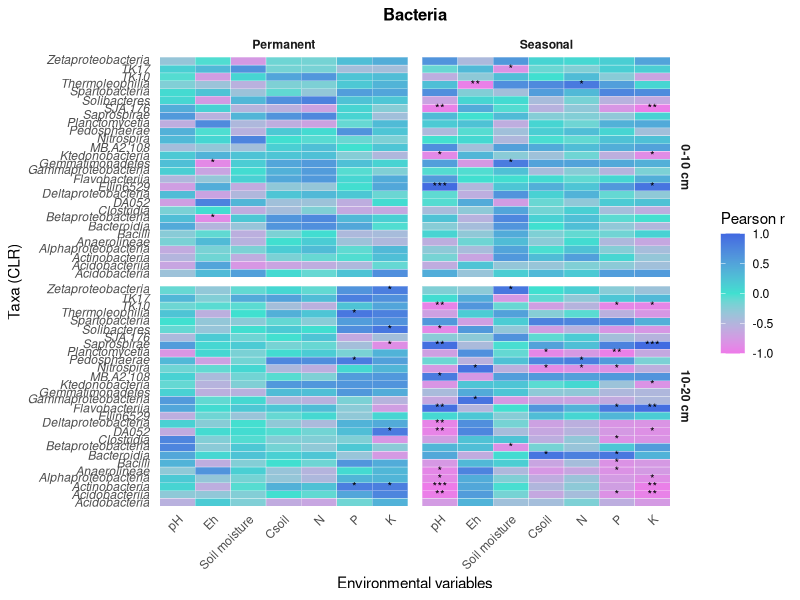
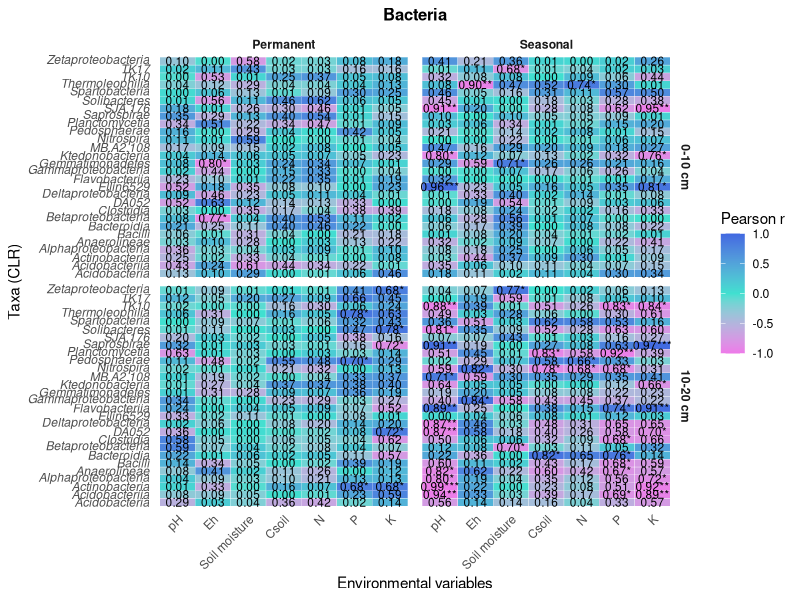
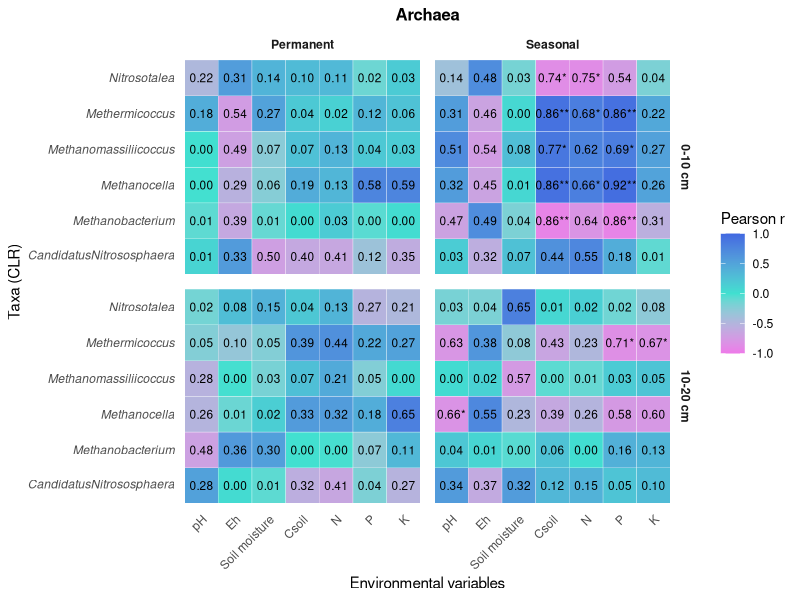
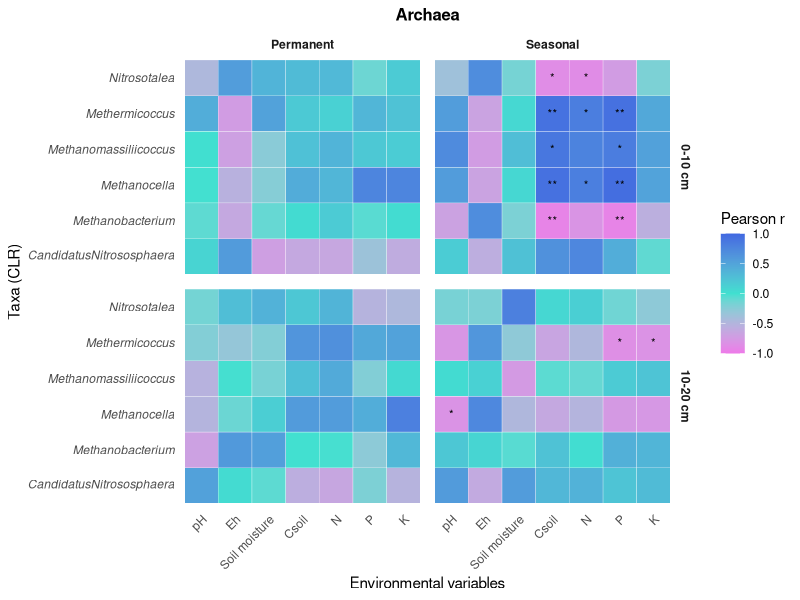

These charts were generated, in order, by the following R code:
setwd("~/Library/Mobile Documents/com~apple~CloudDocs/Pós doc/Areas umidas/Wetland_research_GitHub/scripts_data")
dados.depth <-read.csv2("Dados_16S_depth.csv", stringsAsFactors = T, na.strings = "NA")

library(dplyr)
library(purrr)
library(tidyr)
library(ggplot2)
library(cowplot)

dados.depth <- dados.depth %>%
        rename(`Soil moisture` = Humidity)

vars_env <- c("pH", "Eh", "Soil moisture", "Csoil", "N", "P", "K")
vars_taxa <- c(
        "CandidatusNitrososphaera","Methanobacterium","Methanocella","Methanomassiliicoccus","Methermicoccus","Nitrosotalea",
        "Pedosphaerae","Saprospirae","Spartobacteria","Acidobacteria","Acidobacteriia","Actinobacteria","Alphaproteobacteria",
        "Anaerolineae","Bacilli","Bacteroidia","Betaproteobacteria","Clostridia","DA052","Deltaproteobacteria","Ellin6529",
        "Flavobacteriia","Gammaproteobacteria","Gemmatimonadetes","Ktedonobacteria","MB.A2.108","Nitrospira","Planctomycetia",
        "SJA.176","Solibacteres","Thermoleophilia","TK10","TK17","Zetaproteobacteria"
)

archaea_taxa <- c("CandidatusNitrososphaera","Methanobacterium","Methanocella",
                  "Methanomassiliicoccus","Methermicoccus","Nitrosotalea")
bacteria_taxa <- setdiff(vars_taxa, archaea_taxa)


if (!exists("dados.depth")) stop("Objeto 'dados.depth' não existe. Carrega o CSV primeiro.")
missing_taxa <- setdiff(vars_taxa, colnames(dados.depth))
if (length(missing_taxa) > 0) stop("Faltam colunas de taxa em 'dados.depth': ", paste(missing_taxa, collapse = ", "))
env_cols <- intersect(vars_env, colnames(dados.depth))
if (length(env_cols) == 0) stop("Nenhuma das variáveis ambientais listadas existe em 'dados.depth'.")
meta_cols <- c("Wetland.Type","Season","Depth","Sampling.point") %>% intersect(colnames(dados.depth))

taxa_df <- dados.depth %>% select(all_of(vars_taxa))
taxa_df[is.na(taxa_df)] <- NA

# CLR by group
clr_by_group <- function(df_group, pseudocount = 1e-6) {
        mat <- as.matrix(df_group)
        mat[mat == 0 & !is.na(mat)] <- pseudocount
        clr_mat <- t(apply(mat, 1, function(x) {
                if (all(is.na(x))) return(rep(NA_real_, length(x)))
                lx <- log(x)
                lx - mean(lx, na.rm = TRUE)
        }))
        colnames(clr_mat) <- colnames(mat)
        as.data.frame(clr_mat)
}

taxa_archaea_df <- taxa_df %>% select(all_of(intersect(archaea_taxa, colnames(taxa_df))))
taxa_bacteria_df <- taxa_df %>% select(all_of(intersect(bacteria_taxa, colnames(taxa_df))))

archaea_clr_df <- if (ncol(taxa_archaea_df) > 0) clr_by_group(taxa_archaea_df) else NULL
bacteria_clr_df <- if (ncol(taxa_bacteria_df) > 0) clr_by_group(taxa_bacteria_df) else NULL

n_samples <- nrow(dados.depth)
taxa_clr_df <- as.data.frame(matrix(NA_real_, nrow = n_samples, ncol = length(vars_taxa)))
colnames(taxa_clr_df) <- vars_taxa
rownames(taxa_clr_df) <- rownames(dados.depth)

if (!is.null(archaea_clr_df)) taxa_clr_df[colnames(archaea_clr_df)] <- archaea_clr_df
if (!is.null(bacteria_clr_df)) taxa_clr_df[colnames(bacteria_clr_df)] <- bacteria_clr_df

clr_data <- bind_cols(
        dados.depth %>% select(all_of(meta_cols)),
        dados.depth %>% select(all_of(env_cols)),
        taxa_clr_df
)

clr_data <- clr_data %>%
        mutate(Depth = recode(Depth,
                              "0-10" = "0-10 cm",
                              "10-20" = "10-20 cm"))

#heatmaps
domain_map <- tibble(Taxon = vars_taxa,
                     Domain = ifelse(Taxon %in% archaea_taxa, "Archaea", "Bacteria"))

safe_cor_test <- function(x, y) {
        ok <- complete.cases(x, y)
        x <- x[ok]; y <- y[ok]
        if (length(x) < 3 || var(x, na.rm = TRUE) == 0 || var(y, na.rm = TRUE) == 0) {
                return(list(r = NA_real_, p = NA_real_))
        }
        tt <- cor.test(x, y, method = "pearson")
        list(r = as.numeric(tt$estimate), p = tt$p.value)
}

wetland_types <- unique(clr_data$Wetland.Type)
depth_levels <- unique(clr_data$Depth)

cor_results <- map_dfr(wetland_types, function(w) {
        map_dfr(depth_levels, function(d) {
                df_sub <- clr_data %>% filter(Wetland.Type == w, Depth == d)
                combos <- expand.grid(Taxon = vars_taxa, Variable = env_cols, stringsAsFactors = FALSE) %>%
                        mutate(Wetland.Type = w, Depth = d)
                if (nrow(df_sub) < 3) {
                        combos$R <- NA_real_; combos$P <- NA_real_
                        return(combos %>% select(Wetland.Type, Depth, Taxon, Variable, R, P))
                }
                combos <- combos %>%
                        mutate(
                                R = map2_dbl(Taxon, Variable, ~ safe_cor_test(df_sub[[.x]], df_sub[[.y]])$r),
                                P = map2_dbl(Taxon, Variable, ~ safe_cor_test(df_sub[[.x]], df_sub[[.y]])$p)
                        ) %>% select(Wetland.Type, Depth, Taxon, Variable, R, P)
                combos
        })
})

cor_results <- cor_results %>%
        left_join(domain_map, by = "Taxon") %>%
        mutate(Significance = case_when(
                !is.na(P) & P <= 0.001 ~ "***",
                !is.na(P) & P <= 0.01  ~ "**",
                !is.na(P) & P <= 0.05  ~ "*",
                TRUE ~ ""
        ))

taxon_order_df <- cor_results %>%
        group_by(Domain, Taxon) %>%
        summarize(mean_abs_R = mean(abs(R), na.rm = TRUE), .groups = "drop") %>%
        arrange(Domain, desc(mean_abs_R))

taxon_levels_bac <- taxon_order_df %>% filter(Domain == "Bacteria") %>% pull(Taxon)
taxon_levels_arch <- taxon_order_df %>% filter(Domain == "Archaea") %>% pull(Taxon)

cor_results <- cor_results %>%
        mutate(
                Taxon = factor(Taxon, levels = c(rev(taxon_levels_bac), rev(taxon_levels_arch))),
                Variable = factor(Variable, levels = env_cols),
                Depth = factor(Depth, levels = depth_levels),
                Wetland.Type = factor(Wetland.Type, levels = wetland_types)
        )

cor_results <- cor_results %>%
        mutate(
                Taxon_italics = gsub("_", " ", Taxon),  # só garante que não haja underscores
                Taxon_italics = paste0("italic('", Taxon_italics, "')")
        )

plot_domain_heatmap <- function(df, domain_name, title = domain_name) {
        df_sub <- df %>% filter(Domain == domain_name)
        ggplot(df_sub, aes(x = Variable, y = Taxon_italics, fill = R)) +
                geom_tile(color = "white", na.rm = TRUE) +
                geom_text(aes(label = Significance), size = 3, na.rm = TRUE) +
                scale_fill_gradient2(low = "orchid2", mid = "turquoise", high = "royalblue",
                                     midpoint = 0, limits = c(-1, 1), name = "Pearson r") +
                facet_grid(Depth ~ Wetland.Type, scales = "free_y", space = "free_y") +
                labs(x = "Environmental variables", y = paste0("Taxa (CLR)"),
                     title = paste0(title)) +
                scale_y_discrete(labels = function(x) parse(text = x))+
                theme_minimal(base_family = "Helvetica") +
                theme(
                        plot.title = element_text(face = "bold", size = 12, hjust = 0.5),
                        axis.text.x = element_text(angle = 45, hjust = 1),
                        strip.text = element_text(face = "bold"),
                        panel.grid = element_blank()
                )
}

plot_domain_heatmap(cor_results, "Bacteria", "Bacteria")
p_arch<-plot_domain_heatmap(cor_results, "Archaea", "Archaea")

ggsave("heatmap_archaea.png", plot = p_arch, width = 10, height = 6, dpi = 300)

###################
cor_results <- cor_results %>%
        mutate(
                R2 = R^2,
                R2_label = ifelse(!is.na(R2), sprintf("%.2f", R2), ""),
                Label = paste0(R2_label, Significance)
        )

plot_domain_heatmap <- function(df, domain_name, title = domain_name) {
        df_sub <- df %>% filter(Domain == domain_name)
        ggplot(df_sub, aes(x = Variable, y = Taxon_italics, fill = R)) +
                geom_tile(color = "white", na.rm = TRUE) +
                geom_text(aes(label = Label), size = 3, na.rm = TRUE)+
                scale_fill_gradient2(low = "orchid2", mid = "turquoise", high = "royalblue",
                                     midpoint = 0, limits = c(-1, 1), name = "Pearson r") +
                facet_grid(Depth ~ Wetland.Type, scales = "free_y", space = "free_y") +
                labs(x = "Environmental variables", y = paste0("Taxa (CLR)"),
                     title = paste0(title)) +
                scale_y_discrete(labels = function(x) parse(text = x))+
                theme_minimal(base_family = "Helvetica") +
                theme(
                        plot.title = element_text(face = "bold", size = 12, hjust = 0.5),
                        axis.text.x = element_text(angle = 45, hjust = 1),
                        strip.text = element_text(face = "bold"),
                        panel.grid = element_blank()
                )
}

plot_domain_heatmap(cor_results, "Bacteria", "Bacteria")
plot_domain_heatmap(cor_results, "Archaea", "Archaea")
